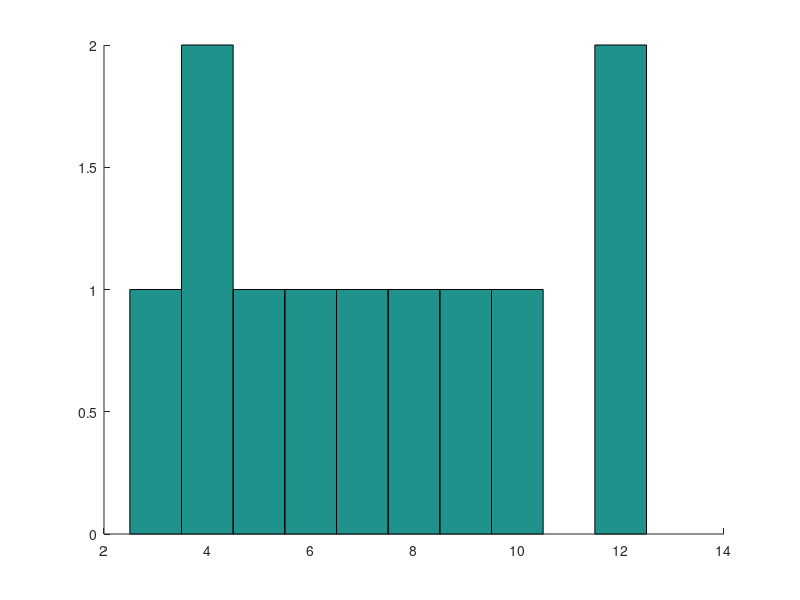
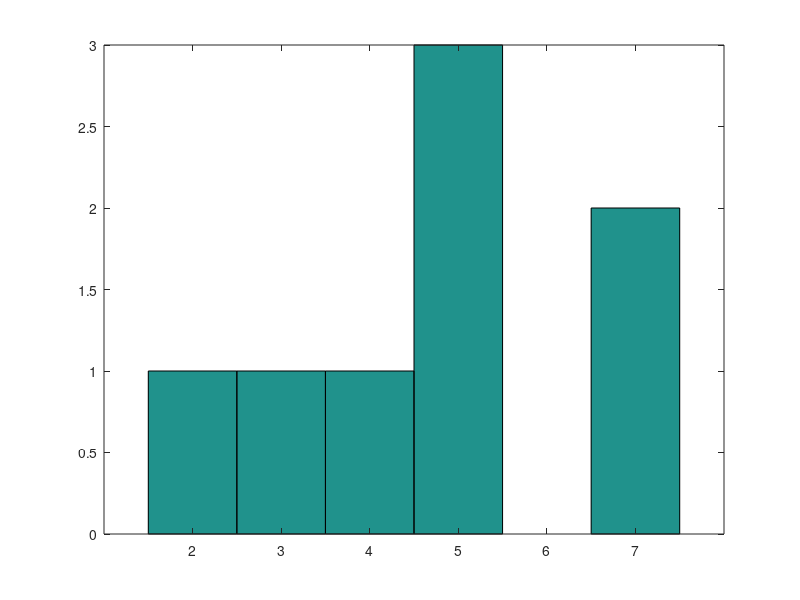

The MATLAB script that drew these images, in order:
clear all; close all; clc; hold on;

x1=[10,3,7,12,9,4,6,8,4,5,15];
figure(1);
hist(x1,[3:1:12])

%disp(f1);

x2=[5,3,7,5,7,4,5,2];
figure(2);
hist(x2,[2:1:7]);

%disp(f2);
